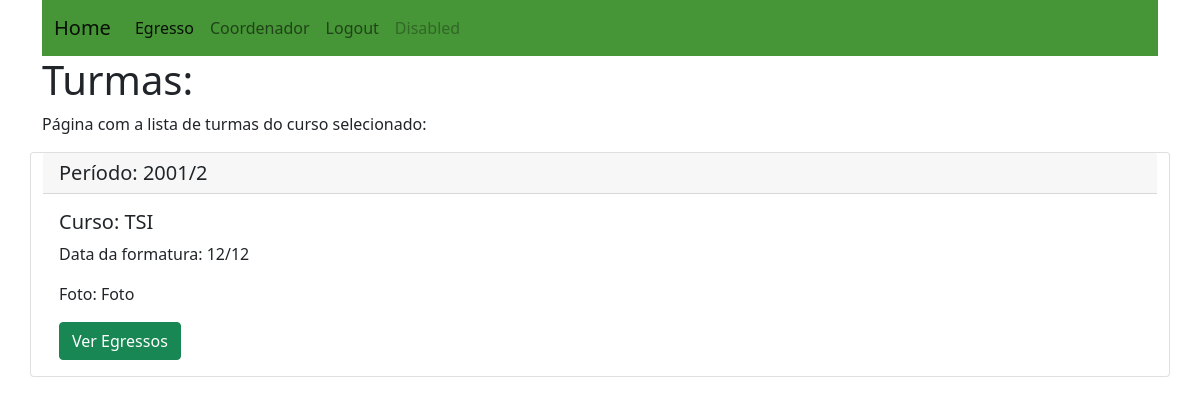
Page /turmas on the committed database.
### perfis/models.py (models this page shows, shortened)
class Turma(models.Model):
    periodo = models.CharField(max_length=255, null=False)
    data_formatura = models.CharField(max_length=255, null=False)
    foto = models.CharField(max_length=255, null=False)
    curso = models.ForeignKey(Curso, on_delete=models.CASCADE)
    alunos = models.ManyToManyField(Alunos)

class Curso(models.Model):
    nome = models.CharField(max_length=255, null=False)
    nivel = models.CharField(max_length=255, null=False)
    campus = models.CharField(max_length=255, null=False)
    def __str__(self):
        return self.nome

### perfis/views.py (the view)
# urls.py: path('turmas', views.TurmaView.as_view(), name='exibir_turma'),
class TurmaView(generic.ListView):
    template_name = 'turma.html'
    model = Turma
    queryset = Turma.objects.filter(id=2)
    context_object_name = 'turmas'

### perfis/templates/turma.html
{% extends "base.html" %}
{% block body %}
<h1>Turmas:</h1>
<br>
<p>
    Página com a lista de turmas do curso selecionado:
</p>
{% for turma in turmas %}
    <div class="card">
        <h5 class="card-header">Período: {{turma.periodo}}</h5>
        <div class="card-body">
            <h5 class="card-title">Curso: {{turma.curso}}</h5>
            <p class="card-text">Data da formatura: {{turma.data_formatura}}</p>
            <p class="card-text">Foto: {{turma.foto}}</p>
            <a href="/egressos" class="btn btn-success">Ver Egressos</a>
        </div>
    </div>
{% endfor %}
{% endblock %}

### rows in the picture
Turma: periodo "2001/2", curso "TSI", data_formatura "12/12", foto "Foto"
